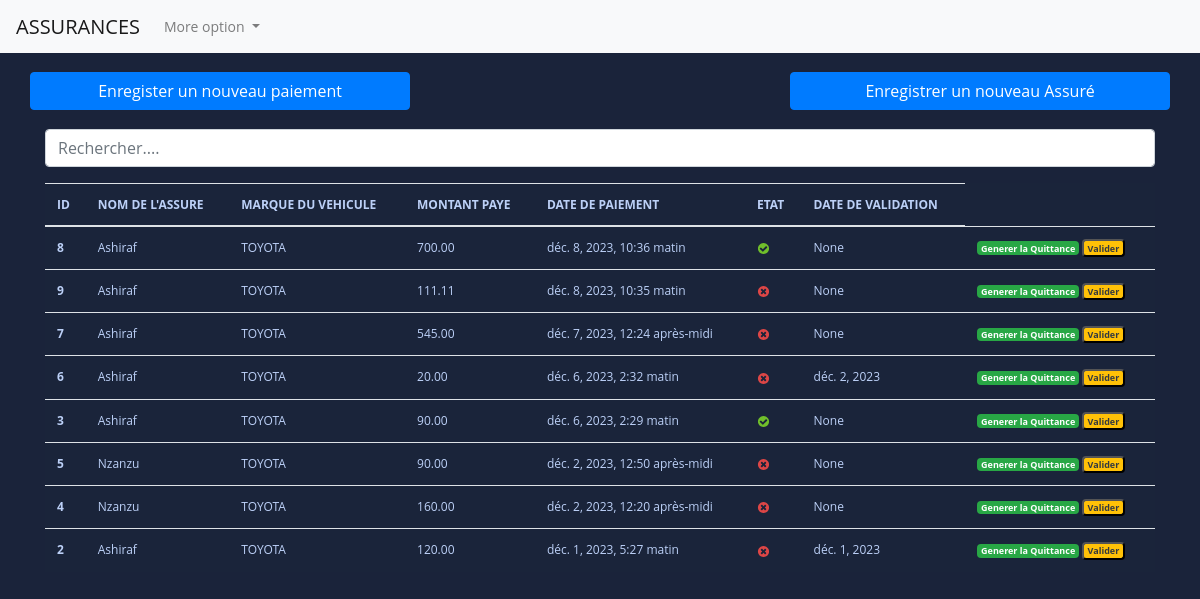
Page /tech/ on the committed database.
### assurances/models.py (models this page shows, shortened)
class Payment(models.Model):
    id = models.AutoField(primary_key=True)
    assure = models.ForeignKey(Assure,null=True, on_delete=models.CASCADE)
    enr_par = models.ForeignKey(User,null=True, on_delete=models.PROTECT)
    vehicule = models.ForeignKey(Vehicule,null=True, on_delete=models.SET_NULL)
    transaction_id = models.CharField(max_length=30)
    montant = models.DecimalField(max_digits=5, decimal_places=2, default=Decimal('0.00'))
    date_operation = models.DateTimeField(auto_now=True)
    mis_ajour = models.DateField(null=True, blank=True)
    verifie = models.BooleanField(default=False)
    class Meta:
        verbose_name = "Payement"
        verbose_name_plural = "Payements"

class Assure(models.Model):
    id = models.AutoField(primary_key=True)
    GENRES = (
        ('M', 'Masculin'),
        ('F', 'Feminin'),
    )
    nom = models.CharField(max_length=50)
    prenom = models.CharField(max_length=50)
    postnom = models.CharField(max_length=50)
    numero = models.CharField(max_length=50)
    addresse = models.CharField(max_length=50)
    email = models.EmailField(max_length=100)
    genre = models.CharField(max_length=1, default='M', choices= GENRES)
    date_enr = models.DateTimeField(auto_now_add=True)
    enr_par = models.ForeignKey(User,null=True, on_delete=models.PROTECT)
    class Meta:
        verbose_name = "Assure"
        verbose_name_plural = "Assures"

class Vehicule(models.Model):
    numero_chassis = models.CharField(primary_key=True, max_length=20)
    marque = models.CharField(max_length=30)
    plaque = models.CharField(max_length=30)
    date_fabrication = models.DateField()
    assure = models.ForeignKey(Assure,null=True, on_delete=models.SET_NULL)
    class Meta:
        verbose_name = "Vehicule"
        verbose_name_plural = "Vehicules"

### assurances/views.py (the view, shortened to what this page needs)
# urls.py: path('tech/',views.HomeView.as_view(), name='tech'),
class HomeView(View):
    template_name = 'index.html'
    payements = Payment.objects.select_related('assure', 'enr_par', 'vehicule').all().order_by('-date_operation')
    context = {
        'payements': payements
    }
    def get(self, request, *args, **kwargs):
        contenu = pagination(request, self.payements)
        self.context['payements'] = contenu
        return render(request, self.template_name, self.context)

### assurances/utils.py (called while the page is built)
def pagination(request, payements):
    page_par_defaut = 1
    page = request.GET.get('page', page_par_defaut)
    nombre_par_page = 10
    paginateur = Paginator(payements, nombre_par_page)
    try:
        contenu_par_pages = paginateur.page(page)
    except PageNotAnInteger:
        contenu_par_pages = paginateur.page(page_par_defaut)
    except EmptyPage:
        contenu_par_pages = paginateur.page(paginateur.num_pages)
    return contenu_par_pages

### assurances/templates/index.html (shortened to what this page needs)
{% extends "base.html" %}
{% load static %}
{% block content %}
<div class="row">
   <a href="{% url 'paie' %}" class="btn col-md-4 btn-primary">
      Enregister un nouveau paiement
   </a>
   <a href='#' class="col-md-4">
      <span class="badge text-bg-secondary"> </span>
   </a>
   <a href="{% url 'ajout' %}" class="btn col-md-4 btn-primary">
       Enregistrer un nouveau Assuré
   </a>
</div>
<br>
<div class="form-group">
   <input id="search" class="form-control" type="text" placeholder="Rechercher....">
</div>
<div>
   <table class="table table-striped-columns">
      <thead>
         <tr>
            <th scope="col">ID</th>
            <th scope="col">NOM DE L'ASSURE</th>
            <th scope="col">MARQUE DU VEHICULE</th>
            <th scope="col">MONTANT PAYE</th>
            <th scope="col">DATE DE PAIEMENT</th>
            <th scope="col">ETAT</th>
            <th scope="col">DATE DE VALIDATION</th>
         </tr>
      </thead>
      <tbody id="myTable">
         {% if payements %}
         {% for payement in payements %}
         <tr>
            <th scope="row">{{ payement.pk }}</th>
            <td>{{payement.assure.nom}}</td>
            <td>{{payement.vehicule.marque}}</td>
            <td>{{payement.montant}}</td>
            <td>{{payement.date_operation}}</td>
            <td>
               {% if payement.verifie %}
               <img src="{% static 'image/icon-yes.svg' %}" alt="True">
               {% else %}
               <img src="{% static 'image/icon-no.svg' %}" alt="False">
               {% endif %}
            </td>
             <td>{{payement.mis_ajour}}</td>
            <td>
               <a href="{% url 'quittance' pk=payement.pk %}" title="Detail" class="badge text-white bg-success">Generer la Quittance</a>
               <button id="btn-invoice-mod" type="button" data-toggle="modal" title="Modifier" data-target="#valider"
                  data-id="{{payement.id}}" data-customer="{{payement.assure.nom}}"class="badge text-dark bg-warning">Valider
               </button>
            </td>
         </tr>
         {% endfor %}
         {% else %}
            <p class="text-center text-white"> Pas de paiements</p>
         {% endif %}
      </tbody>
   </table>
</div>
<br><br>
{% endblock %}

### assurances/static/css/style.css (style rules this page uses)
body { margin: 0; padding: 0; font: 400 .875rem 'Open Sans', sans-serif; color: #bcd0f7; background: #1A233A; position: relative; height: 100%; }
.table { background: #1a243a; color: #bcd0f7; font-size: .75rem; }

### rows in the picture
Payment: pk "8", assure.nom "Ashiraf", vehicule.marque "TOYOTA", montant "700.00", date_operation "déc. 8, 2023, 10:36 matin", verifie True (drawn), mis_ajour "None"
Payment: pk "9", assure.nom "Ashiraf", vehicule.marque "TOYOTA", montant "111.11", date_operation "déc. 8, 2023, 10:35 matin", verifie False (drawn), mis_ajour "None"
Payment: pk "7", assure.nom "Ashiraf", vehicule.marque "TOYOTA", montant "545.00", date_operation "déc. 7, 2023, 12:24 après-midi", verifie False (drawn), mis_ajour "None"
Payment: pk "6", assure.nom "Ashiraf", vehicule.marque "TOYOTA", montant "20.00", date_operation "déc. 6, 2023, 2:32 matin", verifie False (drawn), mis_ajour "déc. 2, 2023"
Payment: pk "3", assure.nom "Ashiraf", vehicule.marque "TOYOTA", montant "90.00", date_operation "déc. 6, 2023, 2:29 matin", verifie True (drawn), mis_ajour "None"
Payment: pk "5", assure.nom "Nzanzu", vehicule.marque "TOYOTA", montant "90.00", date_operation "déc. 2, 2023, 12:50 après-midi", verifie False (drawn), mis_ajour "None"
Payment: pk "4", assure.nom "Nzanzu", vehicule.marque "TOYOTA", montant "160.00", date_operation "déc. 2, 2023, 12:20 après-midi", verifie False (drawn), mis_ajour "None"
Payment: pk "2", assure.nom "Ashiraf", vehicule.marque "TOYOTA", montant "120.00", date_operation "déc. 1, 2023, 5:27 matin", verifie False (drawn), mis_ajour "déc. 1, 2023"
